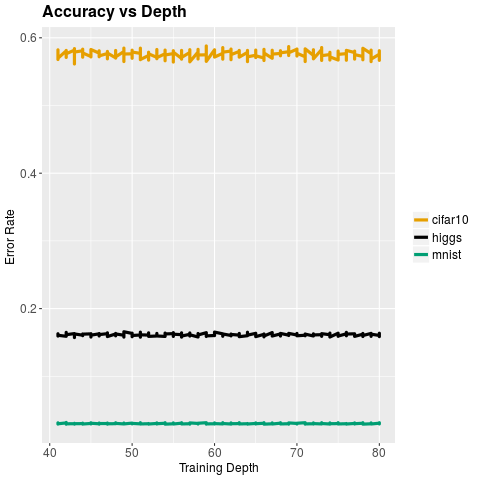

Generate this figure with R:
# ---

# title: "Accuracy vs allowed depth"
# author: "James Browne"
# date: "May 16 2017"
#output: html_document
# ---

library(ggplot2)
#library(reshape)
#library(scales)
#library(plyr)
library(rerf)

data_summary <- function(data, varname, groupnames){
	require(plyr)
	summary_func <- function(x, col){
		c(mean = mean(x[[col]], na.rm=TRUE),
			sd = sd(x[[col]], na.rm=TRUE))
	}
	data_sum<-ddply(data, groupnames, .fun=summary_func,
									varname)
	data_sum <- rename(data_sum, c("mean" = varname))
	return(data_sum)
}

leg <- theme(legend.text = element_text(size = 12), legend.title=element_blank(), plot.title = element_text(size = 16,  face="bold"), plot.subtitle = element_text(size = 12),axis.title.x = element_text(size=12), axis.text.x = element_text(size=12), axis.title.y = element_text(size=12), axis.text.y = element_text(size=12))

runRerF <- TRUE
nTimes <- 10
num_trees <- 500
num.threads <- 50

data.test <- data.frame(dataset=character(), depth=double(), processTime=double(), accuracy=double(),stringsAsFactors=FALSE)
minDepth <- 1
maxDepth <- 80

################################################################
################### cifar ######################################
# mydata <- read.csv(file="../../data/p53.csv", header=TRUE, sep=",")
load(file="../../data/cifar10.Rdata")

#X <- as.matrix(cifar_10[,~ncol(cifar_10)])
X <- as.matrix(cifar_10[,-ncol(cifar_10)])
Y <- as.numeric(cifar_10[,ncol(cifar_10)])
cifar_10 <- NA
gc()

for(testDepth in minDepth:maxDepth){
print(paste("starting cifar rerf: ", testDepth))
	for (i in 1:nTimes){
		X1 <- sample(1:length(Y), .8 *length(Y), replace=FALSE)

		Xte <- X[-X1,]
		Yte <- Y[-X1]

		Xtr <- X[X1,]
		Ytr <- Y[X1]

		gc()
		ptm <- proc.time()
		forest <- RerF(Xtr,Ytr, trees=num_trees, max.depth=testDepth, num.cores=num.threads,seed=sample(1:100000,1))
		predictions <- Predict(Xte, forest, num.cores = num.threads)
		pTime <- (proc.time() - ptm)[3]
		error.rate <- mean(predictions != Yte)

		data.test[nrow(data.test)+1,] <- c("cifar10",testDepth,pTime,error.rate) 
	}
}
save(data.test, file="results.Rdata")

######################################################
##########   MNIST ###################################
#Size of the labels is 1 whereas everything else is 4
#Open and position the image file
image_block <- file("../../data/ubyte/train-images-idx3-ubyte", "rb")
q <- readBin(image_block, integer(), n=1, endian="big")
num_images <- readBin(image_block, integer(), n=1, endian="big")
num_col <- readBin(image_block, integer(), n=1, endian="big")
num_row <- readBin(image_block, integer(), n=1, endian="big")

#Open and position the label file
label_block = file("../../data/ubyte/train-labels-idx1-ubyte", "rb")
q <- readBin(label_block, integer(), n=1, endian="big")
num_labels <- readBin(label_block, integer(), n=1, endian="big")

X <- readBin(image_block, integer(), n=num_images*num_col*num_row, size=1, signed=FALSE)
X <- matrix(X, ncol=num_col*num_row, byrow=TRUE)

Y <- as.numeric(readBin(label_block, integer(), n=num_labels, size=1, signed=FALSE)+1)

close(image_block)
close(label_block)

image_block <- file("../../data/ubyte/t10k-images-idx3-ubyte", "rb")
q <- readBin(image_block, integer(), n=1, endian="big")
num_images <- readBin(image_block, integer(), n=1, endian="big")
num_col <- readBin(image_block, integer(), n=1, endian="big")
num_row <- readBin(image_block, integer(), n=1, endian="big")

#Open and position the label file
label_block = file("../../data/ubyte/t10k-labels-idx1-ubyte", "rb")
q <- readBin(label_block, integer(), n=1, endian="big")
num_labels <- readBin(label_block, integer(), n=1, endian="big")

Xt <- readBin(image_block, integer(), n=num_images*num_col*num_row, size=1, signed=FALSE)
Xt <- matrix(Xt, ncol=num_col*num_row, byrow=TRUE)

Yt <- as.numeric(readBin(label_block, integer(), n=num_labels, size=1, signed=FALSE)+1)

close(image_block)
close(label_block)

gc()

##########################################################
for(testDepth in minDepth:maxDepth){
print(paste("starting MNIST RERF: ", testDepth))
	for (i in 1:nTimes){

		ptm <- proc.time()
		forest <- RerF(X,Y, trees=num_trees, max.depth=testDepth, num.cores=num.threads, seed=sample(1:100000,1) )
		predictions <- Predict(Xt, forest, num.cores = num.threads)
		pTime <- (proc.time() - ptm)[3]
		error.rate <- mean(predictions != Yt)

		data.test[nrow(data.test)+1,] <- c("mnist",testDepth,pTime,error.rate) 

	}
}
save(data.test, file="results.Rdata")

################################################################
##############  HIGGS  ##########################################
mydata <- read.csv(file="../../data/higgs/training.csv", header=TRUE, sep=",")
X <- as.matrix(mydata[,2:31])
Y <- as.numeric(mydata[,33])
#mydata <- read.csv(file="../../data/higgs/test.csv", header=TRUE, sep=",")
#Xt <- as.matrix(mydata[,2:32])
#Yt <- as.numeric(mydata[,33])
mydata <- NA

gc()


#############################################################
for(testDepth in minDepth:maxDepth){
print(paste("starting Higgs RERF: ", testDepth))
	for (i in 1:nTimes){
		X1 <- sample(1:length(Y[Y==1]), .8 *length(Y[Y==1]), replace=FALSE)
		X2 <- sample(1:length(Y[Y==2]), .8 *length(Y[Y==2]), replace=FALSE)
		Xte <- rbind(X[Y==1,][-X1,],X[Y==2,][-X2,])
		Yte <- c(Y[Y==1][-X1], Y[Y==2][-X2])

		Xtr <- rbind(X[Y==1,][X1,],X[Y==2,][X2,])
		Ytr <- c(Y[Y==1][X1], Y[Y==2][X2])

		gc()
		ptm <- proc.time()
		forest <- RerF(Xtr,Ytr, trees=num_trees,max.depth=testDepth, num.cores=num.threads,seed=sample(1:100000,1))
		for( q in 1:num_trees){
			m <- which(is.na(forest$trees[[q]]$ClassProb))
			forest$trees[[q]]$ClassProb[m] <- .5
		}
		predictions <- Predict(Xte, forest, num.cores =num.threads)
		pTime <- (proc.time() - ptm)[3]
		error.rate <- mean(predictions != Yte)

		data.test[nrow(data.test)+1,] <- c("higgs",testDepth,pTime,error.rate) 
	}
}
save(data.test, file="results.Rdata")

##############################################################
#################   Print ###################################

data.test$dataset <- as.factor(data.test$dataset)
data.test$depth <- as.numeric(data.test$depth)
data.test$processTime <- as.numeric(data.test$processTime)
data.test$accuracy <- as.numeric(data.test$accuracy)

save(data.test, file="results.Rdata")

data.testAccuracy <- data_summary(data.test, varname="accuracy", groupnames=c("dataset", "depth"))

cols <- c("higgs"="#000000", "mnist"="#009E73", "cifar10"="#E69F00")

g <- ggplot(data=data.test, aes(x=depth, y=accuracy,color = dataset))
g <- g + geom_line(size=1.5)
g <- g + leg + labs(title="Accuracy vs Depth", x="Training Depth", y="Error Rate ")
g <- g + scale_color_manual(values=cols)


png(file="exp0047.png")
print(g)
dev.off()
